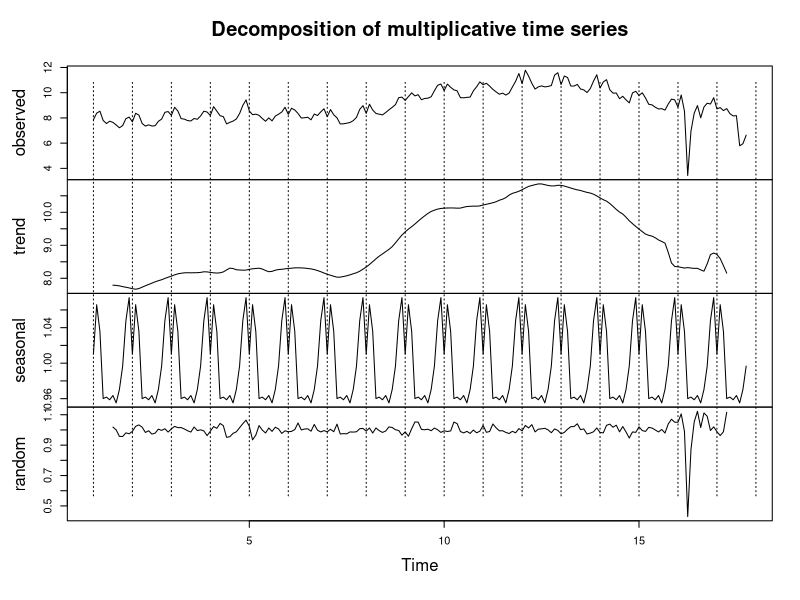
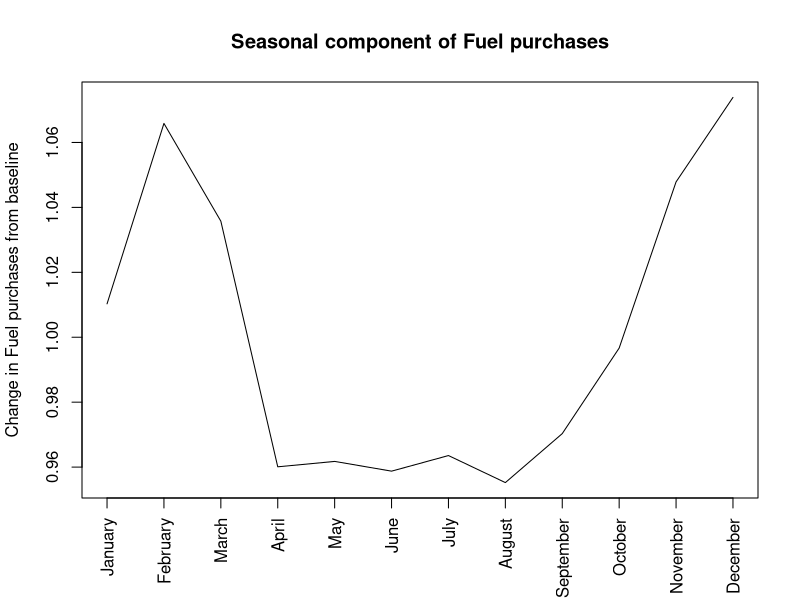
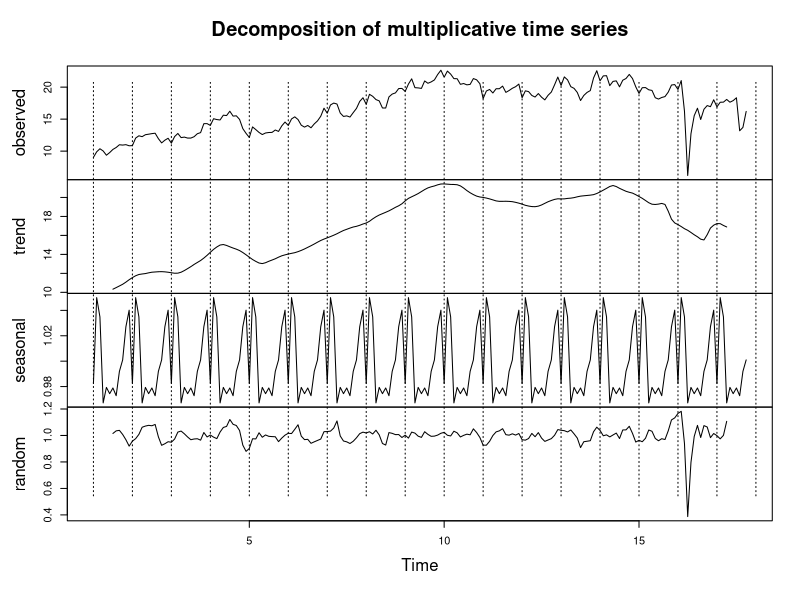
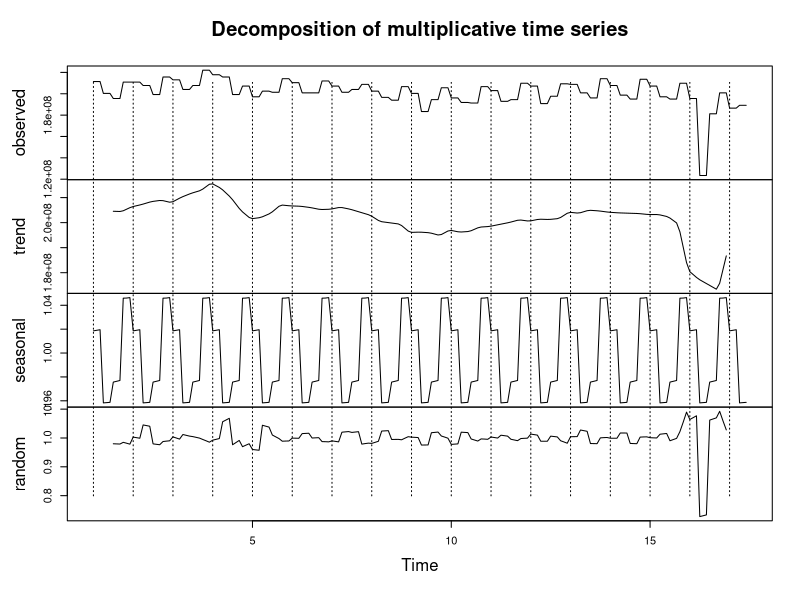
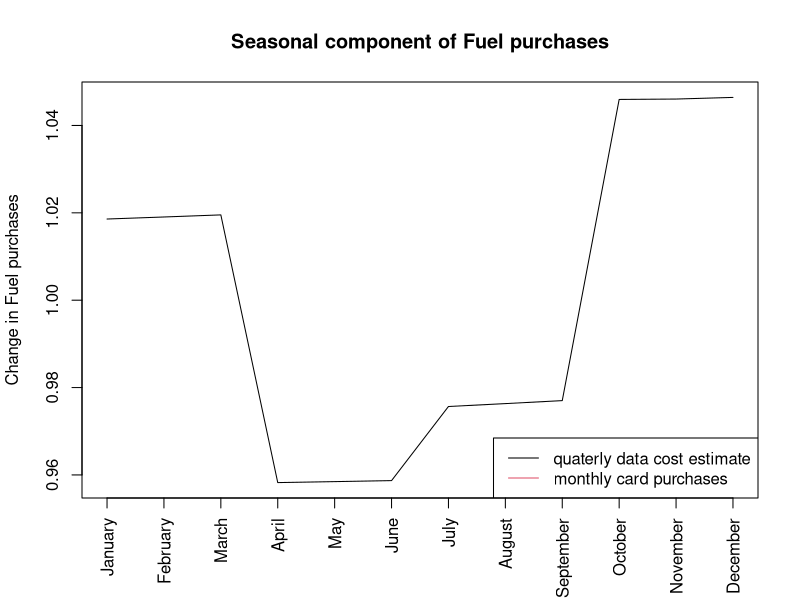
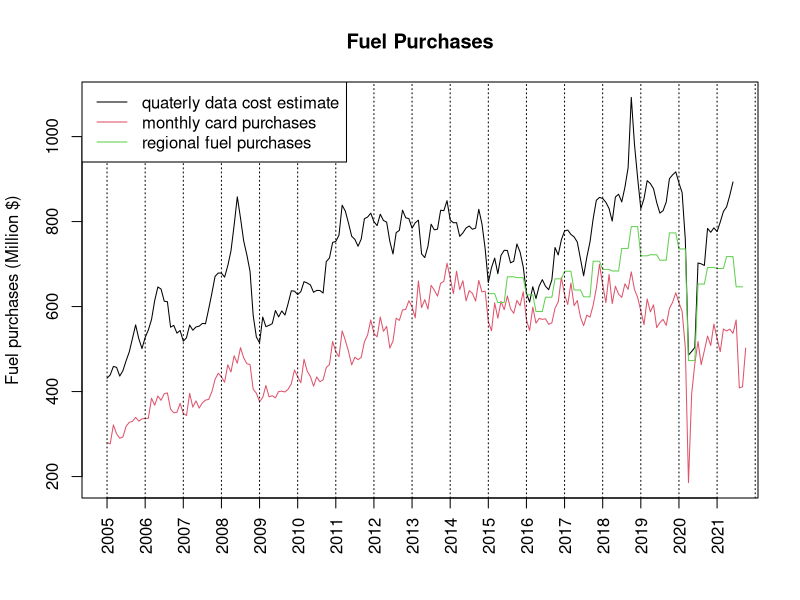

Reproduce these figures in R, in order.
## ---- chunk 1
knitr::opts_chunk$set(echo = T)
knitr::opts_chunk$set(fig.width=9, fig.height=5) 
library(dplyr)
library(ggplot2)
library(tidyr)
library(quantmod)
library(forecast)
library(tseries)
library(stringr)

## ---- chunk 2

yearly_line = function(period = 12, count = 10) {
  for (i in 0:count) {
    abline(v = i*period+1, lty = 3)
  }
}
## ---- chunk 3
month_length = c(31,28,31,30,31,30,31,31,30,31,30,31)


#card transactions at fuel stations
card_fuel = read.csv("downloaded_stats/fuel_usage_card_transactions_data.csv", header = T)

#fuel cost data
fuel_cost = read.csv("downloaded_stats/MBIE_weekly_fuel_cost.csv")
fuel_cost$Week_ending_Friday = as.Date(fuel_cost$Week_ending_Friday)
fuel_cost$year = as.numeric(format(fuel_cost$Week_ending_Friday, '%Y'))
fuel_cost$month = as.numeric(format(fuel_cost$Week_ending_Friday, '%m'))

month_fuel_cost = fuel_cost %>% 
  group_by(year, month) %>% 
  summarise(petrol_cost = mean(Regular_Petrol_discounted_retail_price_NZc.p.l/100),
            diesel_cost = mean(Diesel_discounted_retail_price_NZc.p.l/100),
            premium_cost = mean(Premium_Petrol_95R_discounted_retail_price_NZc.p.l/100))

card_fuel = merge(card_fuel, month_fuel_cost, by = c("year", "month"), sort = FALSE)
card_fuel = card_fuel[card_fuel$year != 2004,]
card_fuel_bl = card_fuel[card_fuel$year <= 2019,]
#rm(fuel_cost)
#rm(month_fuel_cost)



#MBIE quaterly fuel usage data
fuel_trade = read.csv("downloaded_stats/fuel_trade.csv", header = T)
fuel_trade$qart = fuel_trade$month/3

monthly_fuel_trade = fuel_trade[rep(seq_len(nrow(fuel_trade)), each = 3), ]
monthly_fuel_trade$month = rep(1:12, length.out = nrow(monthly_fuel_trade))
monthly_fuel_trade[,c("Petrol", "Regular.Petrol", "Premium.Petrol","Diesel")] = monthly_fuel_trade[,c("Petrol", "Regular.Petrol", "Premium.Petrol","Diesel")]/3

#estimate the montly cost of trade fuel to compare to credit card transactions
monthly_trade_cost = monthly_fuel_trade[monthly_fuel_trade$year >= 2005, c("year", "month", "Regular.Petrol","Premium.Petrol", "Diesel")]
monthly_trade_cost = merge(monthly_trade_cost, month_fuel_cost, by = c("year", "month"), sort = FALSE)
monthly_trade_cost$diesel_total_cost = monthly_trade_cost$Diesel * monthly_trade_cost$diesel_cost
monthly_trade_cost$petrol_total_cost = monthly_trade_cost$Regular.Petrol*monthly_trade_cost$petrol_cost +
                                monthly_trade_cost$Premium.Petrol*monthly_trade_cost$premium_cost
monthly_trade_cost$est_total_cost = monthly_trade_cost$diesel_total_cost + monthly_trade_cost$petrol_total_cost

regional_fuel_sales = read.csv("downloaded_stats/regional_fuel_sales.csv", header = T)
regional_fuel_sales$quat = as.numeric(str_sub(regional_fuel_sales$Quarter, -1))

monthly_regional_sales = regional_fuel_sales[rep(seq_len(nrow(regional_fuel_sales)), each = 3), ]
monthly_regional_sales$month = rep(1:12, length.out = nrow(monthly_regional_sales))
#careful as using numbers as column indexs
monthly_regional_sales[,3:20] = monthly_regional_sales[,3:20]/3



                                
## ---- chunk 4
fuel_pur_series = ts((card_fuel$fuel_purchased/card_fuel$petrol)/month_length, frequency = 12)
decomp_fuel_pur = decompose(fuel_pur_series,"multiplicative")
plot(decomp_fuel_pur)
yearly_line(period = 1, count = 20)
## ---- chunk 5
plot(decomp_fuel_pur$figure, type = 'l', main = "Seasonal component of Fuel purchases", xaxt = "n",
     xlab = "", ylab = "Change in Fuel purchases from baseline")
axis(1, labels = month.name, at = 1:12, las = 3)
## ---- chunk 6
fuel_pur_series = ts((card_fuel$fuel_purchased)/month_length, frequency = 12)
decomp_fuel_pur = decompose(fuel_pur_series,"multiplicative")
plot(decomp_fuel_pur)
yearly_line(period = 1, count = 20)
## ---- chunk 7
fuel_trade_cost_series = ts(monthly_trade_cost$Regular.Petrol, frequency = 12)
decomp_fuel_trade_cost = decompose(fuel_trade_cost_series, "multiplicative")
plot(decomp_fuel_trade_cost)
yearly_line(period = 1, count = 50)
## ---- chunk 8
plot(decomp_fuel_trade_cost$figure, type = 'l', main = "Seasonal component of Fuel purchases", xaxt = "n",
     xlab = "", ylab = "Change in Fuel purchases")
#points(decomp_fuel_pur$figure, type = 'l', col = "red")
legend("bottomright", legend = c("quaterly data cost estimate", "monthly card purchases"), col = 1:2, lty = 1)
axis(1, labels = month.name, at = 1:12, las = 3)
## ---- chunk 9
plot(monthly_trade_cost$est_total_cost/1e6,type = 'l', ylim = c(min(card_fuel$fuel_purchased), max(monthly_trade_cost$est_total_cost/1e6)), xaxt = "n", xlab = "", ylab = "Fuel purchases (Million $)",
     main = "Fuel Purchases")
points(card_fuel$fuel_purchased, type = 'l', col = 2)
points(y=monthly_regional_sales$Total/1e6,x = (12*10+1):(12*10+81), type = 'l', col = 3)
yearly_line(count = 20)
axis(1, labels = 2005:2021, at = c(0,1:16)*12+1, las = 3)
legend("topleft", legend = c("quaterly data cost estimate", "monthly card purchases", "regional fuel purchases"), col = 1:3, lty = 1)
